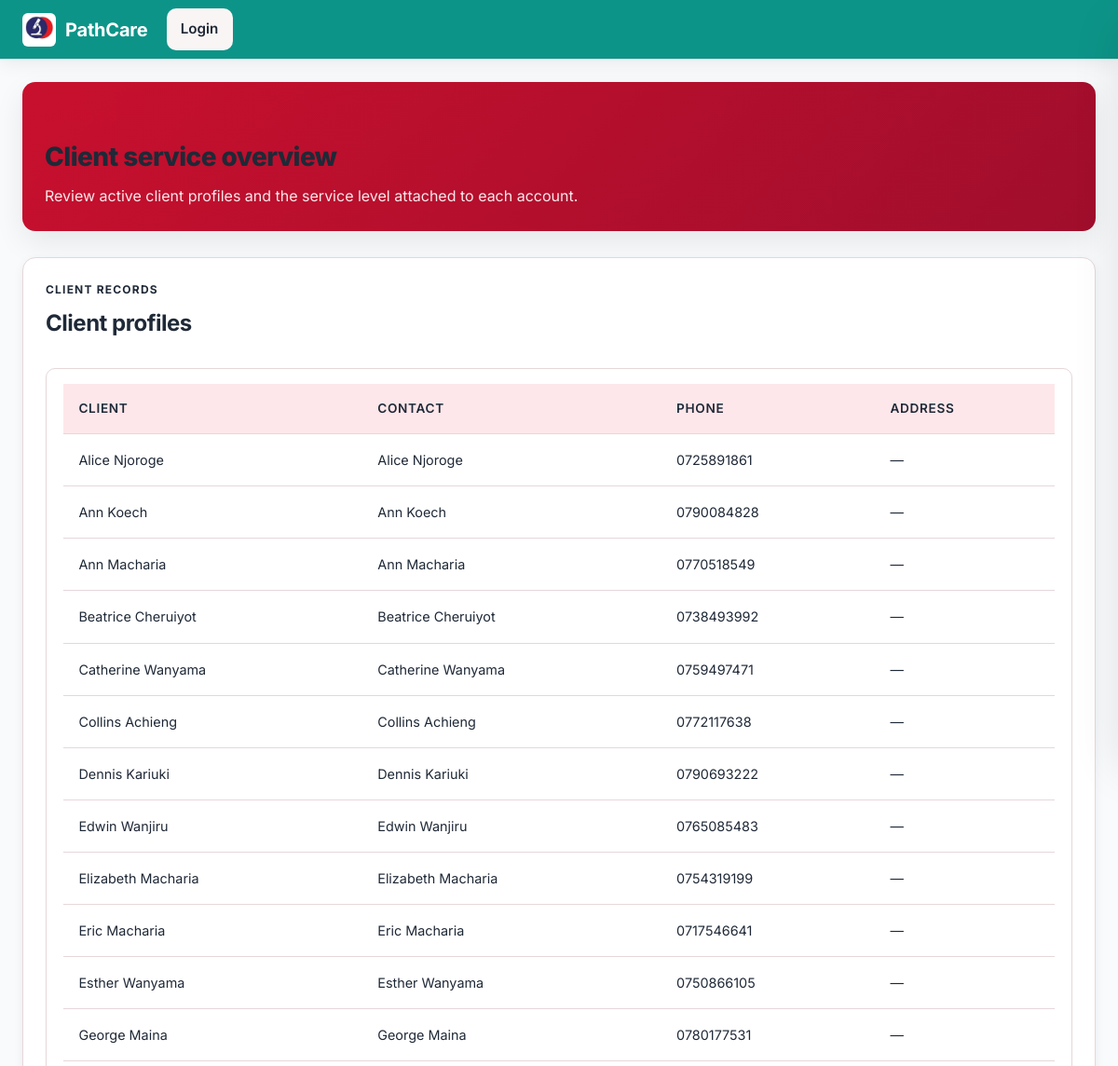
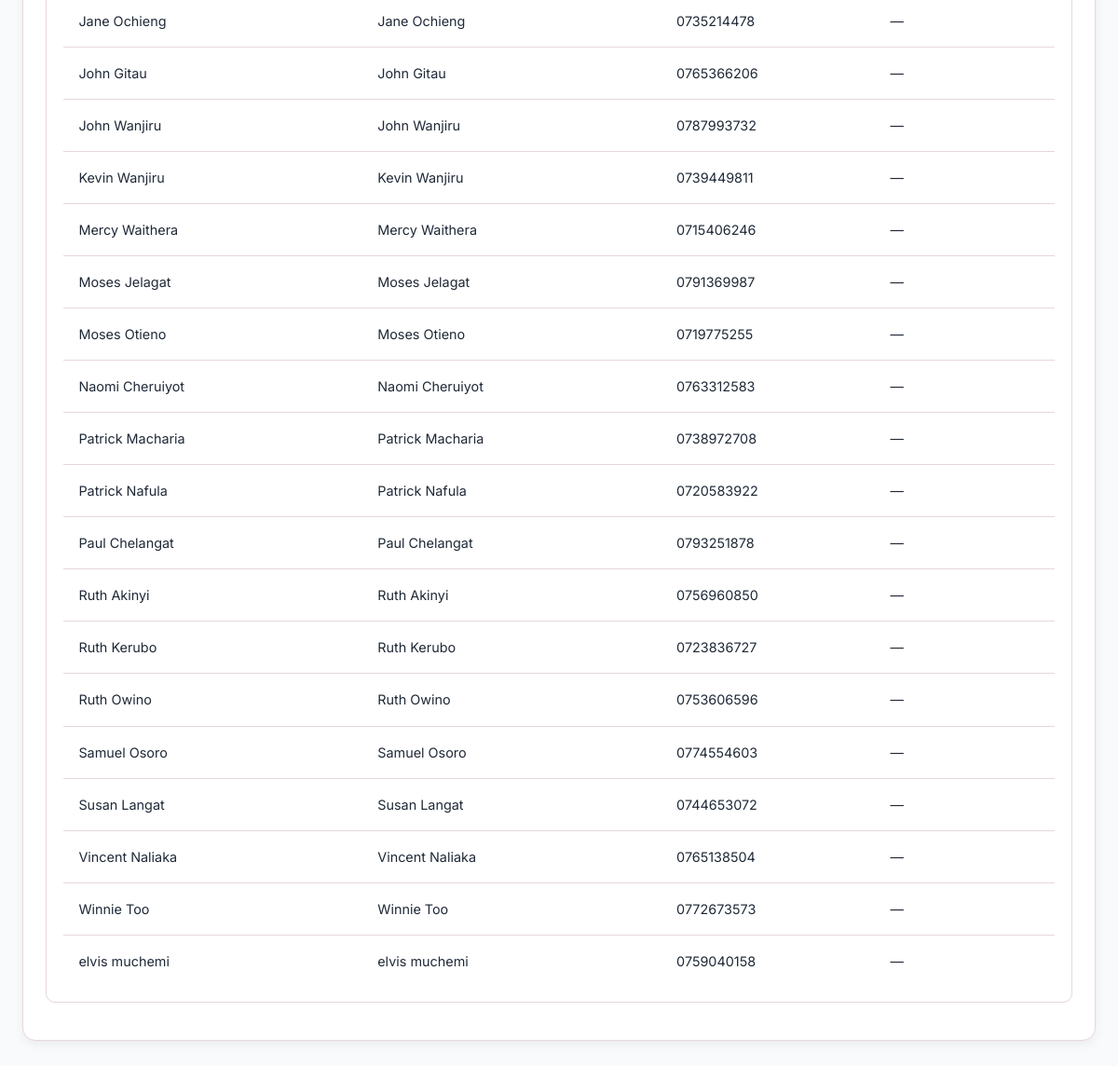
The app's page /client-portal/ with its own data (2 pictures, top to bottom).
### tracking/models.py (models this page shows, shortened)
class Client(models.Model):
    id = models.UUIDField(primary_key=True, default=uuid.uuid4, editable=False)
    name = models.CharField(max_length=255)
    contact_name = models.CharField(max_length=255, blank=True)
    contact_phone = models.CharField(max_length=32)
    contact_email = models.EmailField(blank=True)
    address = models.CharField(max_length=255)
    latitude = models.FloatField(null=True, blank=True)
    longitude = models.FloatField(null=True, blank=True)
    default_facility = models.ForeignKey(
        'core.Facility',
        on_delete=models.SET_NULL,
        null=True,
        blank=True,
        related_name='clients',
        help_text="Default facility for this client's pickups"
    )
    is_active = models.BooleanField(default=True)
    created_at = models.DateTimeField(auto_now_add=True)

### clients/views.py (the view)
# urls.py: path("", client_index, name="client_index"),
def client_index(request):
    clients = Client.objects.filter(is_active=True).order_by("name")
    return render(request, "clients/index.html", {"clients": clients, "profiles": clients})

### tracking/context_processors.py (called while the page is built, shortened)
def notifications(request):
    if not request.user.is_authenticated:
        return {}

### clients/templates/clients/index.html (shortened to what this page needs)
{% extends "tracking/base.html" %}
{% block content %}
<div class="hero-card">
  <div>
    <p class="eyebrow">Clients</p>
    <h1>Client service overview</h1>
    <p>Review active client profiles and the service level attached to each account.</p>
  </div>
</div>
<section class="panel">
  <div class="panel-header">
    <div>
      <p class="eyebrow">Client records</p>
      <h2>Client profiles</h2>
    </div>
  </div>
  {% if clients %}
    <div class="table-card">
      <table>
        <thead><tr><th>Client</th><th>Contact</th><th>Phone</th><th>Address</th></tr></thead>
        <tbody>
          {% for client in clients %}
            <tr><td>{{ client.name }}</td><td>{{ client.contact_name|default:"—" }}</td><td>{{ client.contact_phone|default:"—" }}</td><td>{{ client.address|default:"—" }}</td></tr>
          {% endfor %}
        </tbody>
      </table>
    </div>
  {% else %}
    <p class="empty-state">No client profiles have been created yet.</p>
  {% endif %}
</section>
{% endblock %}

### tracking/static/tracking/css/style.css (style rules this page uses)
.panel, .panel * , .mobile-card, .mobile-card * , .table-card, .table-card * , .upcoming-card, .upcoming-card *, .tracking-card, .tracking-card *, .sidebar-panel, .sidebar-panel *, .panel-block, .panel-block *, .monitoring-summary-card, .monitoring-summary-card *, .monitoring-hero, .monitoring-hero *, .carrier-card, .carrier-card *, .notifications-sidebar, .notifications-sidebar *, .notification-item, .notification-item * { color: var(--text-main) !important; }
html { font-size: 16px; -webkit-font-smoothing: antialiased; -moz-osx-font-smoothing: grayscale; }
body { font-family: var(--font-sans); font-size: 1rem; line-height: 1.5; color: var(--text-main); }
.panel-header { display: flex; justify-content: space-between; align-items: center; margin-bottom: 1.25rem; flex-wrap: wrap; gap: 0.75rem; }
.panel, .table-card, .upcoming-card, .tracking-card, .sidebar-panel, .monitoring-summary-card { padding: 1rem 1.15rem; border-radius: calc(var(--radius-md) + 2px); box-shadow: var(--shadow-sm); }
th, td { padding: 0.85rem 0.9rem; }
:root { --font-sans: 'Inter', -apple-system, BlinkMacSystemFont, "Segoe UI", Roboto, sans-serif; --bg-primary: #FAF5F5; --bg-secondary: #FDE7EA; --panel-bg: #FFFFFF; --border-color: #E6D7D9; --text-main: #1F2937; --text-muted: #6B7280; --text-faint: #9CA3AF; --text-inverse: #FFFFFF; --primary: #C8102E; --primary-strong: #97001F; --primary-soft: #FDE7EA; --primary-hover: #A00E2C; --primary-soft-text: #7A0D24; --success: #2E7D32; --success-hover: #27692b; --success-soft: #E6F4EA; --success-soft-text: #165b2f; --warning: #ED6C02; --warning-hover: #d75a00; --warning-soft: #FFF4E6; --warning-soft-text: #7a3f00; --danger: #E74C3C; --danger-hover: #C0392B; --danger-soft: #FDF0EE; --danger-soft-text: #A0423C; --info: #546E7A; --shadow-sm: 0 1px 2px 0 rgba(0, 0, 0, 0.05); --shadow-md: 0 6px 18px rgba(16,24,40,0.06); --shadow-lg: 0 12px 30px rgba(16,24,40,0.08); --shadow-xl: 0 24px 60px rgba(16,24,40,0.10); --radius-sm: 8px; --radius-md: 12px; --radius-lg: 14px; --radius-xl: 20px; }
.table-card { overflow-x: auto; }
* { box-sizing: border-box; margin: 0; padding: 0; }
body { font-family: var(--font-sans); background-color: var(--bg-primary); color: var(--text-main); line-height: 1.5; -webkit-font-smoothing: antialiased; -moz-osx-font-smoothing: grayscale; }
.hero-card, .panel, .detail-card, .sidebar-panel, .alert-card, .mobile-card { background-color: var(--panel-bg); border: 1px solid var(--border-color); border-radius: var(--radius-lg); padding: 1.5rem; box-shadow: var(--shadow-md); margin-bottom: 1.75rem; transition: box-shadow 0.25s ease, transform 0.25s ease; }
.hero-card { display: flex; justify-content: space-between; align-items: center; gap: 2rem; background: linear-gradient(135deg, var(--primary) 0%, var(--primary-hover) 100%); color: var(--text-inverse); border: none; box-shadow: var(--shadow-lg); }
.hero-card h1 { font-size: 1.75rem; font-weight: 800; margin-bottom: 0.5rem; }
.hero-card p { opacity: 0.9; font-size: 1rem; max-width: 600px; }
h1, h2, h3, h4, h5, h6 { font-weight: 700; letter-spacing: -0.02em; color: var(--text-main); margin-bottom: 0.5rem; }
.eyebrow { text-transform: uppercase; letter-spacing: 0.1em; font-size: 0.75rem; color: var(--primary); font-weight: 700; margin-bottom: 0.5rem; }
.table-card { width: 100%; overflow-x: auto; border-radius: var(--radius-md); border: 1px solid var(--border-color); margin-bottom: 1rem; }
table { width: 100%; border-collapse: collapse; text-align: left; }
th { background-color: var(--bg-secondary); color: var(--text-main); font-weight: 600; font-size: 0.85rem; text-transform: uppercase; letter-spacing: 0.05em; padding: 1rem; border-bottom: 1px solid var(--border-color); }
td { padding: 1rem; font-size: 0.9rem; border-bottom: 1px solid var(--border-color); color: var(--text-main); background-color: var(--panel-bg); }
tr:last-child td { border-bottom: none; }
html, body { min-width: 320px; width: 100%; overflow-x: hidden; }
body { min-height: 100vh; background: var(--bg-primary); color: var(--text-main); }

### records on screen
Client: name "Alice Njoroge", contact_name "Alice Njoroge", contact_phone "0725891861", address "—"
Client: name "Ann Koech", contact_name "Ann Koech", contact_phone "0790084828", address "—"
Client: name "Ann Macharia", contact_name "Ann Macharia", contact_phone "0770518549", address "—"
Client: name "Beatrice Cheruiyot", contact_name "Beatrice Cheruiyot", contact_phone "0738493992", address "—"
Client: name "Catherine Wanyama", contact_name "Catherine Wanyama", contact_phone "0759497471", address "—"
Client: name "Collins Achieng", contact_name "Collins Achieng", contact_phone "0772117638", address "—"
Client: name "Dennis Kariuki", contact_name "Dennis Kariuki", contact_phone "0790693222", address "—"
Client: name "Edwin Wanjiru", contact_name "Edwin Wanjiru", contact_phone "0765085483", address "—"
Client: name "Elizabeth Macharia", contact_name "Elizabeth Macharia", contact_phone "0754319199", address "—"
Client: name "Eric Macharia", contact_name "Eric Macharia", contact_phone "0717546641", address "—"
Client: name "Esther Wanyama", contact_name "Esther Wanyama", contact_phone "0750866105", address "—"
Client: name "George Maina", contact_name "George Maina", contact_phone "0780177531", address "—"
Client: name "Jane Ochieng", contact_name "Jane Ochieng", contact_phone "0735214478", address "—"
Client: name "John Gitau", contact_name "John Gitau", contact_phone "0765366206", address "—"
Client: name "John Wanjiru", contact_name "John Wanjiru", contact_phone "0787993732", address "—"
Client: name "Kevin Wanjiru", contact_name "Kevin Wanjiru", contact_phone "0739449811", address "—"
Client: name "Mercy Waithera", contact_name "Mercy Waithera", contact_phone "0715406246", address "—"
Client: name "Moses Jelagat", contact_name "Moses Jelagat", contact_phone "0791369987", address "—"
Client: name "Moses Otieno", contact_name "Moses Otieno", contact_phone "0719775255", address "—"
Client: name "Naomi Cheruiyot", contact_name "Naomi Cheruiyot", contact_phone "0763312583", address "—"
Client: name "Patrick Macharia", contact_name "Patrick Macharia", contact_phone "0738972708", address "—"
Client: name "Patrick Nafula", contact_name "Patrick Nafula", contact_phone "0720583922", address "—"
Client: name "Paul Chelangat", contact_name "Paul Chelangat", contact_phone "0793251878", address "—"
Client: name "Ruth Akinyi", contact_name "Ruth Akinyi", contact_phone "0756960850", address "—"
Client: name "Ruth Kerubo", contact_name "Ruth Kerubo", contact_phone "0723836727", address "—"
Client: name "Ruth Owino", contact_name "Ruth Owino", contact_phone "0753606596", address "—"
Client: name "Samuel Osoro", contact_name "Samuel Osoro", contact_phone "0774554603", address "—"
Client: name "Susan Langat", contact_name "Susan Langat", contact_phone "0744653072", address "—"
Client: name "Vincent Naliaka", contact_name "Vincent Naliaka", contact_phone "0765138504", address "—"
Client: name "Winnie Too", contact_name "Winnie Too", contact_phone "0772673573", address "—"
Client: name "elvis muchemi", contact_name "elvis muchemi", contact_phone "0759040158", address "—"
